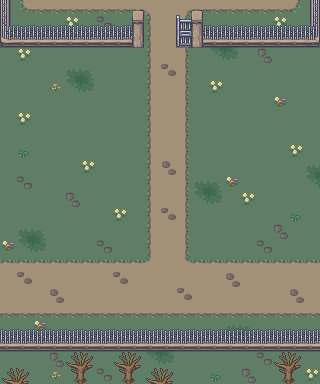

The image is a tile-based game level rendered from a .tmx file. Its description and complete source (layers, tilesets, objects, tile grids) follow:
An orthogonal 20x24 tile map with 16x16 px tiles, 3 tile layers (Ground, GroundDetail, Surface), 1 hidden layer not drawn and 3 objects (WorldBounds, Area).

<map version="1.10" tiledversion="1.11.0" orientation="orthogonal" renderorder="right-down" width="20" height="24" tilewidth="16" tileheight="16" infinite="0" nextlayerid="8" nextobjectid="5">
 <tileset firstgid="1" source="GraveyardTileSet.tsx" />
 <layer id="1" name="Ground" width="20" height="24">
  <data encoding="csv">
36,33,34,34,34,34,34,34,34,5,37,4,34,34,34,34,34,34,35,36,
36,36,36,36,36,36,36,36,36,17,37,19,36,36,36,36,36,36,36,36,
36,36,36,36,36,36,36,36,36,17,37,19,36,36,36,36,36,36,36,36,
36,36,36,36,36,36,36,36,36,17,37,19,36,36,36,36,36,36,36,36,
36,36,36,36,36,36,36,36,36,17,37,19,36,36,36,36,36,36,36,36,
36,36,36,36,36,36,36,36,36,17,37,19,36,36,36,36,36,36,36,36,
36,36,36,36,36,36,36,36,36,17,37,19,36,36,36,36,36,36,36,36,
36,36,36,36,36,36,36,36,36,17,37,19,36,36,36,36,36,36,36,36,
36,36,36,36,36,36,36,36,36,17,37,19,36,36,36,36,36,36,36,36,
36,36,36,36,36,36,36,36,36,17,37,19,36,36,36,36,36,36,36,36,
36,36,36,36,36,36,36,36,36,17,37,19,36,36,36,36,36,36,36,36,
36,36,36,36,36,36,36,36,36,17,37,19,36,36,36,36,36,36,36,36,
36,36,36,36,36,36,36,36,36,17,37,19,36,36,36,36,36,36,36,36,
36,36,36,36,36,36,36,36,36,17,37,19,36,36,36,36,36,36,36,36,
36,36,36,36,36,36,36,36,36,17,37,19,36,36,36,36,36,36,36,36,
36,36,36,36,36,36,36,36,36,17,37,19,36,36,36,36,36,36,36,36,
2,2,2,2,2,2,2,2,2,21,37,20,2,2,2,2,2,2,2,2,
18,37,37,37,37,37,37,37,37,37,37,37,37,37,37,18,18,18,18,18,
18,18,18,18,18,18,18,18,18,18,18,18,18,18,18,18,18,18,18,18,
34,34,34,34,34,34,34,34,34,34,34,34,34,34,34,34,34,34,34,34,
36,36,36,36,36,36,36,36,36,36,36,36,36,36,36,36,36,36,36,36,
36,36,36,36,36,36,36,36,36,36,36,36,36,36,36,36,36,36,36,36,
36,36,36,36,36,36,36,36,36,36,36,36,36,36,36,36,36,36,36,36,
36,36,36,36,36,36,36,36,36,36,36,36,36,36,36,36,36,36,36,36
</data>
 </layer>
 <layer id="2" name="GroundDetail" width="20" height="24">
  <data encoding="csv">
0,0,0,0,0,0,0,0,0,0,0,0,0,0,0,0,0,0,0,0,
0,0,0,0,8,0,38,0,0,0,0,0,0,0,0,0,0,8,0,0,
0,0,0,0,0,0,0,0,0,0,0,0,0,6,7,0,0,0,0,0,
0,8,0,0,0,0,0,0,0,0,0,0,0,22,23,0,39,0,0,0,
0,0,0,0,6,7,0,0,0,0,41,0,0,0,0,0,0,0,0,0,
0,0,0,9,22,23,0,0,0,0,0,0,0,8,0,0,0,0,0,0,
0,0,0,0,0,0,0,0,0,0,0,0,0,0,0,0,0,24,0,0,
0,8,0,0,0,0,0,0,0,0,0,0,0,0,0,0,0,0,0,0,
0,0,0,0,0,0,0,0,0,0,0,0,0,0,0,0,0,0,0,0,
0,25,0,0,0,0,0,0,0,0,0,0,0,0,0,0,0,0,8,0,
0,0,0,0,0,8,0,0,0,0,40,0,0,0,0,0,0,0,0,6,
0,38,0,0,0,0,0,0,0,0,0,0,6,7,24,0,0,0,0,22,
0,0,0,0,39,0,0,0,0,0,0,0,22,23,0,8,0,0,0,0,
0,0,0,0,0,0,0,8,0,0,41,0,0,0,0,0,0,0,25,0,
0,6,7,0,0,0,0,0,0,0,0,0,0,0,0,0,0,39,0,0,
24,22,23,0,0,0,38,0,0,0,0,0,0,0,0,0,38,0,0,0,
0,0,0,0,0,0,0,0,0,0,0,0,0,0,0,0,0,0,0,0,
0,41,0,0,0,0,0,41,0,0,0,0,0,0,40,0,0,0,0,0,
0,0,0,40,0,0,0,0,0,0,0,41,0,0,0,0,0,0,40,0,
0,0,0,0,0,0,0,0,0,0,0,0,0,0,0,0,0,0,0,0,
0,0,24,0,0,0,0,0,0,0,0,0,0,0,6,7,0,0,0,0,
0,0,0,0,0,0,0,0,0,6,7,0,0,0,22,23,0,0,0,0,
0,0,0,39,0,0,0,0,0,22,23,0,0,0,0,0,38,0,0,0,
0,0,0,9,0,0,38,0,0,0,0,0,0,25,0,39,0,0,0,8
</data>
 </layer>
 <layer id="3" name="Surface" width="20" height="24">
  <data encoding="csv">
89,0,0,0,0,0,0,0,10,0,0,13,14,0,0,0,0,0,0,91,
105,106,106,106,106,106,106,106,26,0,0,29,30,106,106,106,106,106,106,107,
121,122,122,122,122,122,122,122,42,0,0,45,46,122,122,122,122,122,122,123,
0,0,0,0,0,0,0,0,0,0,0,0,0,0,0,0,0,0,0,0,
0,0,0,0,0,0,0,0,0,0,0,0,0,0,0,0,0,0,0,0,
0,0,0,0,0,0,0,0,0,0,0,0,0,0,0,0,0,0,0,0,
0,0,0,0,0,0,0,0,0,0,0,0,0,0,0,0,0,0,0,0,
0,0,0,0,0,0,0,0,0,0,0,0,0,0,0,0,0,0,0,0,
0,0,0,0,0,0,0,0,0,0,0,0,0,0,0,0,0,0,0,0,
0,0,0,0,0,0,0,0,0,0,0,0,0,0,0,0,0,0,0,0,
0,0,0,0,0,0,0,0,0,0,0,0,0,0,0,0,0,0,0,0,
0,0,0,0,0,0,0,0,0,0,0,0,0,0,0,0,0,0,0,0,
0,0,0,0,0,0,0,0,0,0,0,0,0,0,0,0,0,0,0,0,
0,0,0,0,0,0,0,0,0,0,0,0,0,0,0,0,0,0,0,0,
0,0,0,0,0,0,0,0,0,0,0,0,0,0,0,0,0,0,0,0,
0,0,0,0,0,0,0,0,0,0,0,0,0,0,0,0,0,0,0,0,
0,0,0,0,0,0,0,0,0,0,0,0,0,0,0,0,0,0,0,0,
0,0,0,0,0,0,0,0,0,0,0,0,0,0,0,0,0,0,0,0,
0,0,0,0,0,0,0,0,0,0,0,0,0,0,0,0,0,0,0,0,
0,0,0,0,0,0,0,0,0,0,0,0,0,0,0,0,0,0,0,0,
106,106,106,106,106,106,106,106,106,106,106,106,106,106,106,106,106,106,106,106,
122,122,122,122,122,122,122,122,122,122,122,122,122,122,122,122,122,122,122,122,
0,0,0,0,15,16,0,15,16,0,0,0,0,0,0,0,0,15,16,0,
15,16,0,0,31,32,0,31,32,15,16,0,0,47,48,0,0,31,32,0
</data>
 </layer>
 <layer id="7" name="Prototype" width="20" height="24" visible="0">
  <data encoding="csv">
0,0,0,0,0,0,0,0,0,11,12,0,0,0,0,0,0,0,0,0,
0,0,0,0,0,0,0,0,0,27,28,0,0,0,0,0,0,0,0,0,
0,0,0,0,0,0,0,0,0,43,44,0,0,0,0,0,0,0,0,0,
0,0,0,0,0,0,0,0,129,0,0,0,129,0,0,0,0,0,0,0,
0,0,0,0,0,0,0,0,0,0,0,0,0,0,0,0,0,0,0,0,
0,0,0,0,0,0,0,0,0,0,0,0,0,0,0,0,0,0,0,0,
0,0,0,0,129,0,0,0,0,0,0,0,0,0,0,0,0,0,0,0,
0,0,0,0,0,0,0,0,0,0,0,0,0,0,0,129,0,0,0,0,
0,0,0,0,0,0,129,0,0,0,0,0,0,0,0,0,0,0,0,0,
0,0,0,0,0,0,0,0,0,0,0,0,0,0,0,0,0,0,0,0,
0,0,0,0,0,0,0,0,0,0,0,0,0,0,0,0,0,0,0,0,
0,0,0,0,0,0,0,0,0,0,0,0,0,0,0,0,0,0,0,0,
0,0,0,0,0,0,0,0,0,0,0,0,0,0,0,0,0,0,0,0,
0,0,0,0,0,0,0,0,0,0,0,0,0,0,0,0,0,0,0,0,
0,0,0,0,0,0,0,0,0,0,0,0,0,0,0,0,0,0,0,0,
0,0,0,129,0,0,0,0,0,0,0,0,0,129,0,0,0,0,0,0,
0,0,0,0,0,0,0,0,0,0,0,0,0,0,0,0,0,0,0,0,
0,0,0,0,0,0,0,0,0,0,0,0,0,0,0,0,0,0,0,0,
0,0,0,0,0,0,0,0,0,0,0,0,0,0,0,0,0,0,0,0,
0,0,0,0,0,0,0,0,0,0,0,0,0,0,0,0,0,0,0,0,
0,0,0,0,0,0,0,0,0,0,0,0,0,0,0,0,0,0,0,0,
0,0,0,0,0,0,0,0,0,0,0,0,0,0,0,0,0,0,0,0,
0,0,0,0,0,0,0,0,0,0,0,0,0,0,0,0,0,0,0,0,
0,0,0,0,0,0,0,0,0,0,0,0,0,0,0,0,0,0,0,0
</data>
 </layer>
 <objectgroup id="4" name="Bounds" visible="0">
  <object id="1" name="Bounds" type="WorldBounds" x="0" y="16" width="320" height="320" />
 </objectgroup>
 <objectgroup id="5" name="Solid" visible="0">
  <object id="3" name="Gate" type="Area" x="160" y="32" width="16" height="16" />
  <object id="4" x="0" y="32" width="160" height="16" />
 </objectgroup>
</map>
